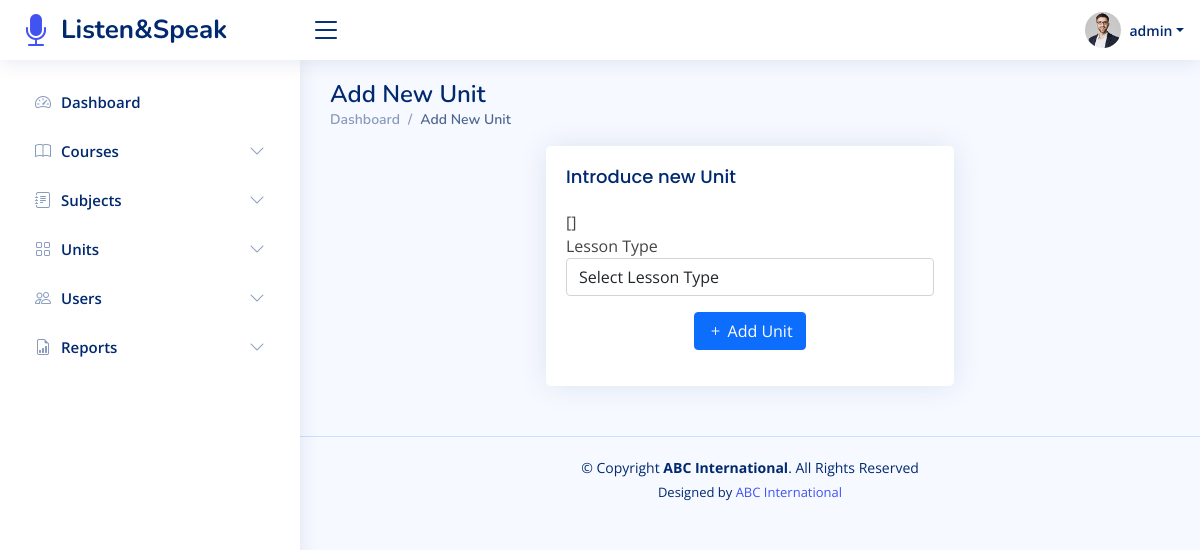
Page /admin/units/add_unit.php?course=Course 6 (signed in) on the earlier database version.
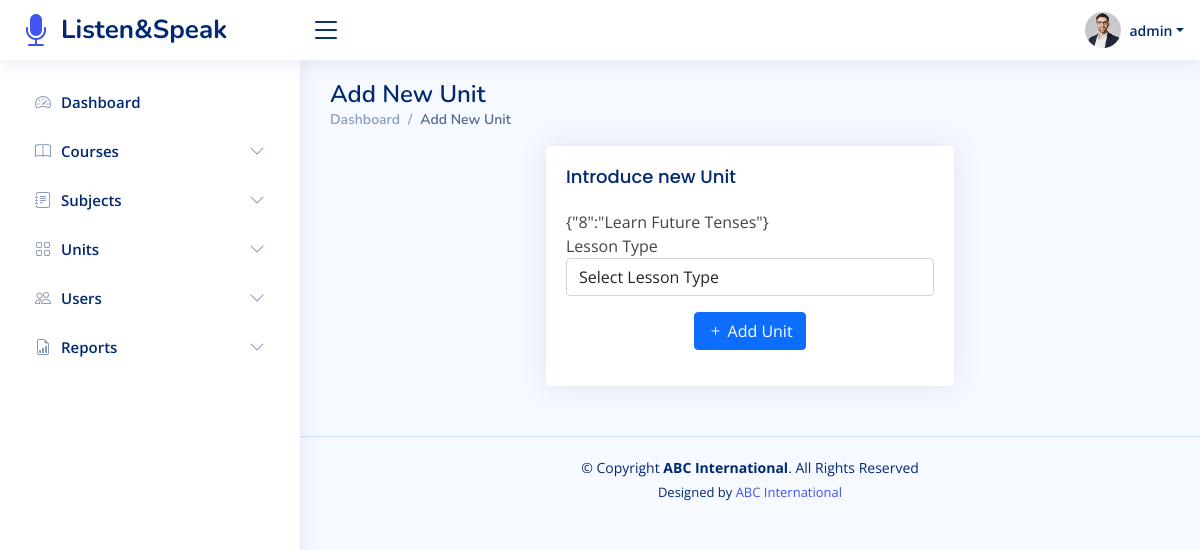
Same page on the later database version.
### tables this page shows
CREATE TABLE `subjects` (
  `subject_id` int(11) NOT NULL,
  `subject_name` varchar(255) NOT NULL,
  `course_id` int(11) DEFAULT NULL
);

### admin/units/add_unit.php (the view, shortened to what this page needs)
<!DOCTYPE html>
<html lang="en">
<?php $title = "Add New Unit"; $path = '../../'; require_once '../../app/head.php'; ?>
<body>
<?php require_once '../../app/top_bar.php'; ?>
<?php require_once '../../app/admin_side_bar.php'; ?>
<main id="main" class="main">
    <div class="pagetitle">
        <h1><?= $title ?></h1>
        <nav>
            <ol class="breadcrumb">
                <li class="breadcrumb-item"><a href="../dashboard">Dashboard</a></li>
                <li class="breadcrumb-item active"><?= $title ?></li>
            </ol>
        </nav>
    </div>
    <section class="section dashboard">
        <div class="row justify-content-center">
            <div class="col-lg-6">
                <div class="card">
                    <div class="card-body">
                        <h5 class="card-title">Introduce new Unit</h5>
                        <?php
                        if (isset($_GET['course'])) {
                            $course = $_GET['course'];
                            $subjects = fetchSubjects($course);
                            echo json_encode($subjects);
                        }
                        function fetchSubjects($course) {
                            global $connection;
                            $subjects = [];
                            $query = "SELECT subject_id, subject_name FROM subjects WHERE course_id = (SELECT course_id FROM courses WHERE course_name = '$course')";
                            $result = mysqli_query($connection, $query);
                            if ($result) {
                                while ($row = mysqli_fetch_assoc($result)) {
                                    $subjects[$row['subject_id']] = $row['subject_name'];
                                }
                            }
                            return $subjects;
                        }
                        ?>
                        <form method="post" action="" enctype="multipart/form-data">
                            <div class="form-group mb-3">
                                <label for="unitType">Lesson Type</label>
                                <select class="form-control" id="unitType" name="unitType" onchange="toggleFormFields()" required>
                                    <option value>Select Lesson Type</option>
                                </select>
                            </div>
                            <div class="row mb-3">
                                <div class="col-12 justify-content-center d-flex">
                                    <button type="submit" class="btn btn-primary" name="addUnit">
                                        <i class="bi bi-plus"></i>
                                        Add Unit
                                    </button>
                                </div>
                            </div>
                        </form>
                    </div>
                </div>
            </div>
        </div>
    </section>
</main>
<?php require_once '../../app/footer.php'; ?>
</body>
</html>

Differences in the rows shown:
added subjects: subject_id "{\"8\":\"Learn Future Tenses\"}"
Other differences:
json_encode($subjects): "[]" → (not shown)
